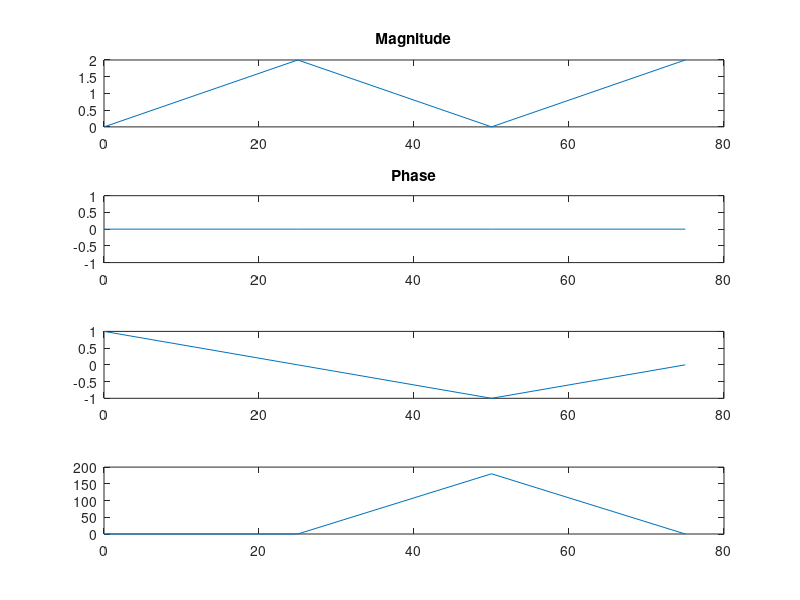

Here is the MATLAB script that generated this plot:
clc;
close all;
clear all;
t = 0:1/100:10-1/100;                     % Time vector
x = [1 0 -1 0];                           % Signal
y = fft(x);                               % Compute DFT of x
m = abs(y);                               % Magnitude
p = unwrap(angle(y));                     % Phase
f = (0:length(y)-1)*100/length(y);        % Frequency vector

subplot(4,1,1)
plot(f,m)
title('Magnitude')


subplot(4,1,2)
plot(f,p*180/pi)
title('Phase')


r=ifft(y);
t = unwrap(angle(r));                     % Phase
u = (0:length(r)-1)*100/length(r);        % Frequency vector
subplot(4,1,3)
plot(f,r)

rphase=unwrap(angle(r));
subplot(4,1,4)
plot(f,rphase*180/pi);
